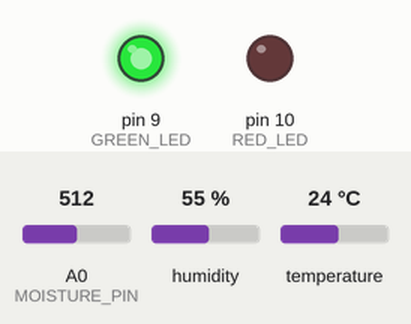
Recording of a sketch running on a simulated Arduino Uno, built with avr-gcc and run on an emulated ATmega328P. Parts: output pins drawn as LEDs (lit = HIGH). The test bench sets the inputs (shaded band); at power-on: A0 (MOISTURE_PIN) = 512, humidity 55 %, temperature 24 °C. What the sketch prints to the serial monitor is not drawn.

Above: at 0.1 s.
Timing chart, 0 to 1.6 s (numbered marks = the images above):
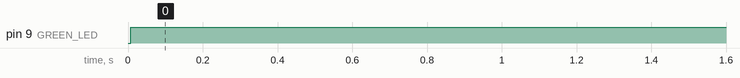

Measured:
- by itself, pin 9 (GREEN_LED): LOW → HIGH at 0.01 s

The sketch:

Temperature_and_Humidity_Sensing_System.ino
```cpp
#include "DHT.h"

// Define the sensor pins and LED pins
#define DHTPIN 2 // DHT22 data pin
#define DHTTYPE DHT22
#define MOISTURE_PIN A0 // Soil Moisture Sensor analog pin
#define GREEN_LED 9
#define RED_LED 10

DHT dht(DHTPIN, DHTTYPE);

void setup() {
  // Initialize Serial, sensors, and LEDs
  Serial.begin(9600);
  dht.begin();
  pinMode(MOISTURE_PIN, INPUT);
  pinMode(GREEN_LED, OUTPUT);
  pinMode(RED_LED, OUTPUT);
}

void loop() {
  // Read data from DHT22
  float temperature = dht.readTemperature();
  float humidity = dht.readHumidity();

  // Read soil moisture level
  int moistureLevel = analogRead(MOISTURE_PIN);

  // Print data to Serial for debugging
  Serial.print("Temperature: ");
  Serial.println(temperature);
  Serial.print("Humidity: ");
  Serial.println(humidity);
  Serial.print("Soil Moisture Level: ");
  Serial.println(moistureLevel);

  // Logic for LEDs
  digitalWrite(GREEN_LED, HIGH);  // Keep Green LED on

  if (temperature > 30 && moistureLevel < 300) {
    digitalWrite(RED_LED, HIGH);  // Turn Red LED on if temperature > 30 and soil moisture is low
  } else {
    digitalWrite(RED_LED, LOW);   // Otherwise, turn Red LED off
  }

  delay(2000); // Wait 2 seconds before next reading
}
```
